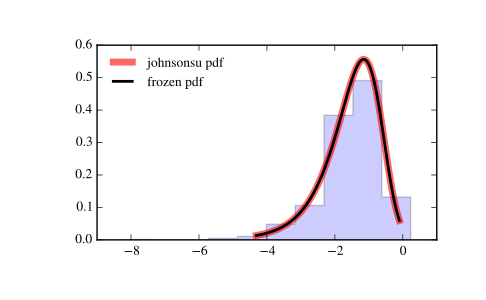

Write the Python code that produced this figure.
from scipy.stats import johnsonsu
import matplotlib.pyplot as plt
fig, ax = plt.subplots(1, 1)

# Calculate a few first moments:

a, b = 2.55, 2.25
mean, var, skew, kurt = johnsonsu.stats(a, b, moments='mvsk')

# Display the probability density function (``pdf``):

x = np.linspace(johnsonsu.ppf(0.01, a, b),
                johnsonsu.ppf(0.99, a, b), 100)
ax.plot(x, johnsonsu.pdf(x, a, b),
       'r-', lw=5, alpha=0.6, label='johnsonsu pdf')

# Alternatively, the distribution object can be called (as a function)
# to fix the shape, location and scale parameters. This returns a "frozen"
# RV object holding the given parameters fixed.

# Freeze the distribution and display the frozen ``pdf``:

rv = johnsonsu(a, b)
ax.plot(x, rv.pdf(x), 'k-', lw=2, label='frozen pdf')

# Check accuracy of ``cdf`` and ``ppf``:

vals = johnsonsu.ppf([0.001, 0.5, 0.999], a, b)
np.allclose([0.001, 0.5, 0.999], johnsonsu.cdf(vals, a, b))
# True

# Generate random numbers:

r = johnsonsu.rvs(a, b, size=1000)

# And compare the histogram:

ax.hist(r, normed=True, histtype='stepfilled', alpha=0.2)
ax.legend(loc='best', frameon=False)
plt.show()
